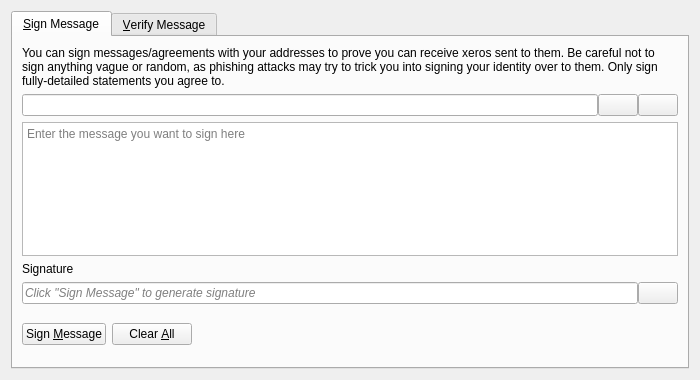
<?xml version="1.0" encoding="UTF-8"?>
<ui version="4.0">
 <class>SignVerifyMessageDialog</class>
 <widget class="QDialog" name="SignVerifyMessageDialog">
  <property name="geometry">
   <rect>
    <x>0</x>
    <y>0</y>
    <width>700</width>
    <height>380</height>
   </rect>
  </property>
  <property name="windowTitle">
   <string>Signatures - Sign / Verify a Message</string>
  </property>
  <property name="modal">
   <bool>true</bool>
  </property>
  <layout class="QVBoxLayout" name="verticalLayout">
   <item>
    <widget class="QTabWidget" name="tabWidget">
     <property name="currentIndex">
      <number>0</number>
     </property>
     <widget class="QWidget" name="tabSignMessage">
      <attribute name="title">
       <string>&amp;Sign Message</string>
      </attribute>
      <layout class="QVBoxLayout" name="verticalLayout_SM">
       <item>
        <widget class="QLabel" name="infoLabel_SM">
         <property name="text">
          <string>You can sign messages/agreements with your addresses to prove you can receive xeros sent to them. Be careful not to sign anything vague or random, as phishing attacks may try to trick you into signing your identity over to them. Only sign fully-detailed statements you agree to.</string>
         </property>
         <property name="textFormat">
          <enum>Qt::PlainText</enum>
         </property>
         <property name="wordWrap">
          <bool>true</bool>
         </property>
        </widget>
       </item>
       <item>
        <layout class="QHBoxLayout" name="horizontalLayout_1_SM">
         <property name="spacing">
          <number>0</number>
         </property>
         <item>
          <widget class="QValidatedLineEdit" name="addressIn_SM">
           <property name="toolTip">
            <string>The Xero address to sign the message with</string>
           </property>
          </widget>
         </item>
         <item>
          <widget class="QPushButton" name="addressBookButton_SM">
           <property name="toolTip">
            <string>Choose previously used address</string>
           </property>
           <property name="text">
            <string/>
           </property>
           <property name="icon">
            <iconset resource="../xero.qrc">
             <normaloff>:/icons/address-book</normaloff>:/icons/address-book</iconset>
           </property>
           <property name="shortcut">
            <string>Alt+A</string>
           </property>
           <property name="autoDefault">
            <bool>false</bool>
           </property>
          </widget>
         </item>
         <item>
          <widget class="QPushButton" name="pasteButton_SM">
           <property name="toolTip">
            <string>Paste address from clipboard</string>
           </property>
           <property name="text">
            <string/>
           </property>
           <property name="icon">
            <iconset resource="../xero.qrc">
             <normaloff>:/icons/editpaste</normaloff>:/icons/editpaste</iconset>
           </property>
           <property name="shortcut">
            <string>Alt+P</string>
           </property>
           <property name="autoDefault">
            <bool>false</bool>
           </property>
          </widget>
         </item>
        </layout>
       </item>
       <item>
        <widget class="QPlainTextEdit" name="messageIn_SM">
         <property name="toolTip">
          <string>Enter the message you want to sign here</string>
         </property>
         <property name="placeholderText">
          <string>Enter the message you want to sign here</string>
         </property>
        </widget>
       </item>
       <item>
        <widget class="QLabel" name="signatureLabel_SM">
         <property name="text">
          <string>Signature</string>
         </property>
         <property name="textFormat">
          <enum>Qt::PlainText</enum>
         </property>
        </widget>
       </item>
       <item>
        <layout class="QHBoxLayout" name="horizontalLayout_2_SM">
         <property name="spacing">
          <number>0</number>
         </property>
         <item>
          <widget class="QLineEdit" name="signatureOut_SM">
           <property name="placeholderText">
            <string>Click "Sign Message" to generate signature</string>
           </property>
           <property name="font">
            <font>
             <italic>true</italic>
            </font>
           </property>
           <property name="readOnly">
            <bool>true</bool>
           </property>
          </widget>
         </item>
         <item>
          <widget class="QPushButton" name="copySignatureButton_SM">
           <property name="toolTip">
            <string>Copy the current signature to the system clipboard</string>
           </property>
           <property name="text">
            <string/>
           </property>
           <property name="icon">
            <iconset resource="../xero.qrc">
             <normaloff>:/icons/editcopy</normaloff>:/icons/editcopy</iconset>
           </property>
           <property name="autoDefault">
            <bool>false</bool>
           </property>
          </widget>
         </item>
        </layout>
       </item>
       <item>
        <layout class="QHBoxLayout" name="horizontalLayout_3_SM">
         <item>
          <widget class="QPushButton" name="signMessageButton_SM">
           <property name="toolTip">
            <string>Sign the message to prove you own this Xero address</string>
           </property>
           <property name="text">
            <string>Sign &amp;Message</string>
           </property>
           <property name="icon">
            <iconset resource="../xero.qrc">
             <normaloff>:/icons/edit</normaloff>:/icons/edit</iconset>
           </property>
           <property name="autoDefault">
            <bool>false</bool>
           </property>
          </widget>
         </item>
         <item>
          <widget class="QPushButton" name="clearButton_SM">
           <property name="toolTip">
            <string>Reset all sign message fields</string>
           </property>
           <property name="text">
            <string>Clear &amp;All</string>
           </property>
           <property name="icon">
            <iconset resource="../xero.qrc">
             <normaloff>:/icons/remove</normaloff>:/icons/remove</iconset>
           </property>
           <property name="autoDefault">
            <bool>false</bool>
           </property>
          </widget>
         </item>
         <item>
          <spacer name="horizontalSpacer_1_SM">
           <property name="orientation">
            <enum>Qt::Horizontal</enum>
           </property>
           <property name="sizeHint" stdset="0">
            <size>
             <width>40</width>
             <height>48</height>
            </size>
           </property>
          </spacer>
         </item>
         <item>
          <widget class="QLabel" name="statusLabel_SM">
           <property name="font">
            <font>
             <weight>75</weight>
             <bold>true</bold>
            </font>
           </property>
           <property name="text">
            <string/>
           </property>
           <property name="wordWrap">
            <bool>true</bool>
           </property>
          </widget>
         </item>
         <item>
          <spacer name="horizontalSpacer_2_SM">
           <property name="orientation">
            <enum>Qt::Horizontal</enum>
           </property>
           <property name="sizeHint" stdset="0">
            <size>
             <width>40</width>
             <height>48</height>
            </size>
           </property>
          </spacer>
         </item>
        </layout>
       </item>
      </layout>
     </widget>
     <widget class="QWidget" name="tabVerifyMessage">
      <attribute name="title">
       <string>&amp;Verify Message</string>
      </attribute>
      <layout class="QVBoxLayout" name="verticalLayout_VM">
       <item>
        <widget class="QLabel" name="infoLabel_VM">
         <property name="text">
          <string>Enter the receiver's address, message (ensure you copy line breaks, spaces, tabs, etc. exactly) and signature below to verify the message. Be careful not to read more into the signature than what is in the signed message itself, to avoid being tricked by a man-in-the-middle attack. Note that this only proves the signing party receives with the address, it cannot prove sendership of any transaction!</string>
         </property>
         <property name="textFormat">
          <enum>Qt::PlainText</enum>
         </property>
         <property name="alignment">
          <set>Qt::AlignLeading|Qt::AlignLeft|Qt::AlignTop</set>
         </property>
         <property name="wordWrap">
          <bool>true</bool>
         </property>
        </widget>
       </item>
       <item>
        <layout class="QHBoxLayout" name="horizontalLayout_1_VM">
         <property name="spacing">
          <number>0</number>
         </property>
         <item>
          <widget class="QValidatedLineEdit" name="addressIn_VM">
           <property name="toolTip">
            <string>The Xero address the message was signed with</string>
           </property>
          </widget>
         </item>
         <item>
          <widget class="QPushButton" name="addressBookButton_VM">
           <property name="toolTip">
            <string>Choose previously used address</string>
           </property>
           <property name="text">
            <string/>
           </property>
           <property name="icon">
            <iconset resource="../xero.qrc">
             <normaloff>:/icons/address-book</normaloff>:/icons/address-book</iconset>
           </property>
           <property name="shortcut">
            <string>Alt+A</string>
           </property>
           <property name="autoDefault">
            <bool>false</bool>
           </property>
          </widget>
         </item>
        </layout>
       </item>
       <item>
        <widget class="QPlainTextEdit" name="messageIn_VM">
          <property name="toolTip">
            <string>The signed message to verify</string>
          </property>
          <property name="placeholderText">
            <string>The signed message to verify</string>
          </property>
        </widget>
       </item>
       <item>
        <widget class="QValidatedLineEdit" name="signatureIn_VM">
          <property name="toolTip">
            <string>The signature given when the message was signed</string>
          </property>
          <property name="placeholderText">
            <string>The signature given when the message was signed</string>
          </property>
        </widget>
       </item>
       <item>
        <layout class="QHBoxLayout" name="horizontalLayout_2_VM">
         <item>
          <widget class="QPushButton" name="verifyMessageButton_VM">
           <property name="toolTip">
            <string>Verify the message to ensure it was signed with the specified Xero address</string>
           </property>
           <property name="text">
            <string>Verify &amp;Message</string>
           </property>
           <property name="icon">
            <iconset resource="../xero.qrc">
             <normaloff>:/icons/transaction_0</normaloff>:/icons/transaction_0</iconset>
           </property>
           <property name="autoDefault">
            <bool>false</bool>
           </property>
          </widget>
         </item>
         <item>
          <widget class="QPushButton" name="clearButton_VM">
           <property name="toolTip">
            <string>Reset all verify message fields</string>
           </property>
           <property name="text">
            <string>Clear &amp;All</string>
           </property>
           <property name="icon">
            <iconset resource="../xero.qrc">
             <normaloff>:/icons/remove</normaloff>:/icons/remove</iconset>
           </property>
           <property name="autoDefault">
            <bool>false</bool>
           </property>
          </widget>
         </item>
         <item>
          <spacer name="horizontalSpacer_1_VM">
           <property name="orientation">
            <enum>Qt::Horizontal</enum>
           </property>
           <property name="sizeHint" stdset="0">
            <size>
             <width>40</width>
             <height>48</height>
            </size>
           </property>
          </spacer>
         </item>
         <item>
          <widget class="QLabel" name="statusLabel_VM">
           <property name="font">
            <font>
             <weight>75</weight>
             <bold>true</bold>
            </font>
           </property>
           <property name="text">
            <string/>
           </property>
           <property name="wordWrap">
            <bool>true</bool>
           </property>
          </widget>
         </item>
         <item>
          <spacer name="horizontalSpacer_2_VM">
           <property name="orientation">
            <enum>Qt::Horizontal</enum>
           </property>
           <property name="sizeHint" stdset="0">
            <size>
             <width>40</width>
             <height>48</height>
            </size>
           </property>
          </spacer>
         </item>
        </layout>
       </item>
      </layout>
     </widget>
    </widget>
   </item>
  </layout>
 </widget>
 <customwidgets>
  <customwidget>
   <class>QValidatedLineEdit</class>
   <extends>QLineEdit</extends>
   <header>qt/qvalidatedlineedit.h</header>
  </customwidget>
 </customwidgets>
 <resources>
  <include location="../xero.qrc"/>
 </resources>
 <connections/>
</ui>
